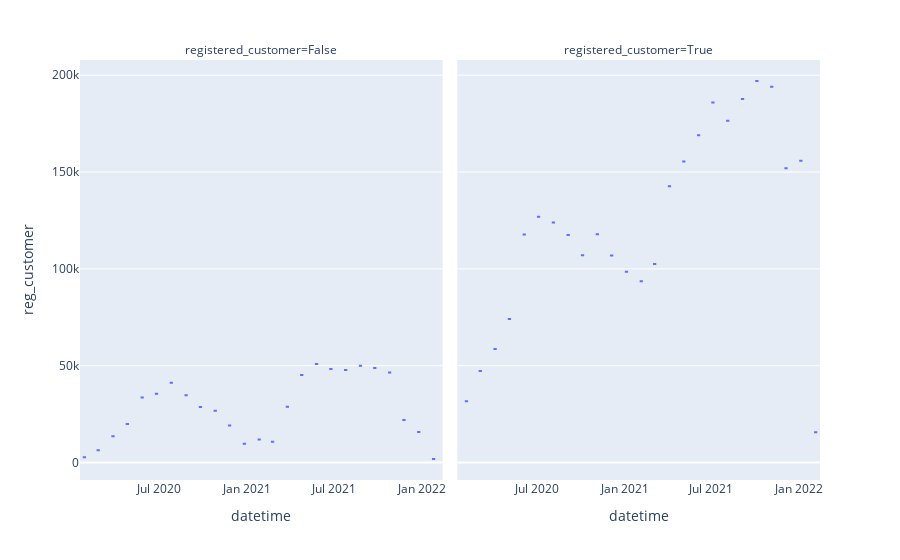

This figure's notebook cell:
### Code cell
px.box(df_w, x= "datetime", y= "reg_customer", facet_col= "registered_customer")

### Figure 1 — Plotly figure (JSON) as saved in the notebook; plotly's stock layout.template omitted (floating-point values rounded to 4 significant figures)
{"data": [{"alignmentgroup": "True", "hovertemplate": "registered_customer=False<br>datetime=%{x}<br>reg_customer=%{y}<extra></extra>", "legendgroup": "", "marker": {"color": "#636efa"}, "name": "", "notched": false, "offsetgroup": "", "orientation": "v", "showlegend": false, "type": "box", "x": ["2020-01-31T00:00:00", "2020-02-29T00:00:00", "2020-03-31T00:00:00", "2020-04-30T00:00:00", "2020-05-31T00:00:00", "2020-06-30T00:00:00", "2020-07-31T00:00:00", "2020-08-31T00:00:00", "2020-09-30T00:00:00", "2020-10-31T00:00:00", "2020-11-30T00:00:00", "2020-12-31T00:00:00", "2021-01-31T00:00:00", "2021-02-28T00:00:00", "2021-03-31T00:00:00", "2021-04-30T00:00:00", "2021-05-31T00:00:00", "2021-06-30T00:00:00", "2021-07-31T00:00:00", "2021-08-31T00:00:00", "2021-09-30T00:00:00", "2021-10-31T00:00:00", "2021-11-30T00:00:00", "2021-12-31T00:00:00", "2022-01-31T00:00:00"], "x0": " ", "xaxis": "x", "y": [2647, 6259, 13498, 19922, 33623, 35448, 41178, 34755, 28711, 26691, 19095, 9651, 11930, 10661, 28769, 45245, 50861, 48255, 47756, 49926, 48801, 46435, 21913, 15781, 1804], "y0": " ", "yaxis": "y"}, {"alignmentgroup": "True", "hovertemplate": "registered_customer=True<br>datetime=%{x}<br>reg_customer=%{y}<extra></extra>", "legendgroup": "", "marker": {"color": "#636efa"}, "name": "", "notched": false, "offsetgroup": "", "orientation": "v", "showlegend": false, "type": "box", "x": ["2020-01-31T00:00:00", "2020-02-29T00:00:00", "2020-03-31T00:00:00", "2020-04-30T00:00:00", "2020-05-31T00:00:00", "2020-06-30T00:00:00", "2020-07-31T00:00:00", "2020-08-31T00:00:00", "2020-09-30T00:00:00", "2020-10-31T00:00:00", "2020-11-30T00:00:00", "2020-12-31T00:00:00", "2021-01-31T00:00:00", "2021-02-28T00:00:00", "2021-03-31T00:00:00", "2021-04-30T00:00:00", "2021-05-31T00:00:00", "2021-06-30T00:00:00", "2021-07-31T00:00:00", "2021-08-31T00:00:00", "2021-09-30T00:00:00", "2021-10-31T00:00:00", "2021-11-30T00:00:00", "2021-12-31T00:00:00", "2022-01-31T00:00:00"], "x0": " ", "xaxis": "x2", "y": [31673, 47311, 58646, 74091, 117788, 126857, 123968, 117511, 107060, 117897, 106898, 98458, 93553, 102562, 142601, 155392, 169051, 185904, 176461, 187768, 197004, 193987, 151912, 155835, 15612], "y0": " ", "yaxis": "y2"}], "layout": {"annotations": [{"font": {}, "showarrow": false, "text": "registered_customer=False", "x": 0.245, "xanchor": "center", "xref": "paper", "y": 1, "yanchor": "bottom", "yref": "paper"}, {"font": {}, "showarrow": false, "text": "registered_customer=True", "x": 0.755, "xanchor": "center", "xref": "paper", "y": 1, "yanchor": "bottom", "yref": "paper"}], "boxmode": "group", "legend": {"tracegroupgap": 0}, "margin": {"t": 60}, "xaxis": {"anchor": "y", "domain": [0, 0.49], "title": {"text": "datetime"}}, "xaxis2": {"anchor": "y2", "domain": [0.51, 1], "matches": "x", "title": {"text": "datetime"}}, "yaxis": {"anchor": "x", "domain": [0, 1], "title": {"text": "reg_customer"}}, "yaxis2": {"anchor": "x2", "domain": [0, 1], "matches": "y", "showticklabels": false}}}
